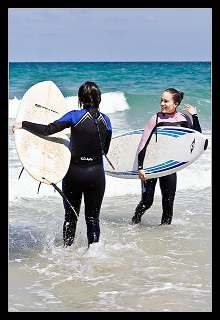
#> input picture Image Caption based on ResNet-101+LSTM/surf.png, 220 x 320 px, given in place of boat.mp4, which was not available
$ jupyter execute --allow-errors 'Object Detection based on TDL, MOSSE and KCF.ipynb'   (text cells are left out)
#> lines starting #> are read from the running program, lines starting #| are printed output that depends on the picture; after the words box and inside, x2 and y2 are one past the last pixel; in counts of white or black regions, pixels touching at a corner belong together; pictures that were not available may be replaced by others from this repository, and a replacement may not be noted
#> (a cell that did not finish here is left out)

#> (a cell that did not finish here is left out)

[cell 3]
import cv2
import numpy as np

[cell 4]
cap = cv2.VideoCapture('boat.mp4')
NUM = cap.get(cv2.CAP_PROP_FRAME_COUNT)
print("视频帧数： ",NUM)

[cell 5]
# 设置 Shi Tomasi角点检测的参数
st_params = dict(maxCorners=30, # 最大角点数
                qualityLevel=0.2, # 角点最低质量
                minDistance=2, # 角点间最小欧氏距离
                blockSize=7)

#  设置 lucas kanade 光流场的参数
lk_params = dict(winSize=(15,15), # 搜索窗口大小
                maxLevel=2,       # 图像金字塔的层数
                criteria=(cv2.TERM_CRITERIA_EPS | cv2.TERM_CRITERIA_COUNT, 10, 1))

[cell 6]
# 定义角点的颜色
color = (0,255,0)  # RGB

[cell 7]
# 获取第一帧图像数据
ret, first_frame = cap.read()
#> first_frame is the input picture: shape (320, 220, 3); mean B, G, R 155, 148.1, 138.8

# 转换为灰度图
if ret == True:
    prev_gray = cv2.cvtColor(first_frame, cv2.COLOR_BGR2GRAY)
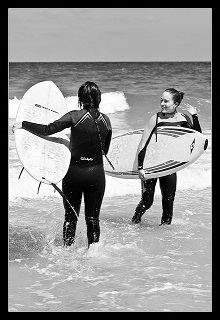
#> prev_gray: shape (320, 220); min 0, max 255, mean 146.1

# 寻找图像中的角点
prev = cv2.goodFeaturesToTrack(prev_gray,mask = None,**st_params)
#> prev = 30 rows, first 8: [159, 119], [68, 130], [24, 123], [140, 167], [10, 309], [195, 116], [158, 123], [160, 178]

[cell 8]
# 调整视频大小
cv2.namedWindow("Optical Flow",0)
cv2.resizeWindow("Optical Flow", 500, 500)

# 绘制和视频同样大小的掩膜
mask = np.zeros_like(first_frame)

# 保存输出视频
fourcc = cv2.VideoWriter_fourcc(*'XVID')
fps = cap.get(cv2.CAP_PROP_FPS)
size = (int(cap.get(cv2.CAP_PROP_FRAME_WIDTH)), int(cap.get(cv2.CAP_PROP_FRAME_HEIGHT)))
out = cv2.VideoWriter('稀疏点光流.mp4', fourcc, fps, size)

# frame_num控制while循环结束条件，视频播放完毕则关闭窗口
frame_num = 0
while(cap.isOpened):
    frame_num += 1
    if frame_num == NUM - 1:
        print("stop")  # 视频帧数读取完毕，关闭窗口
        break

    # 读取视频每帧图像
    ret, frame = cap.read()
    if ret == True:
        # 将图像转换为灰度图
        gray = cv2.cvtColor(frame,cv2.COLOR_BGR2GRAY)
    else:
        break

    # 通过Lucas Kanade算法，进行光流跟踪，计算能够获取到的角点的新位置
    next, status, error = cv2.calcOpticalFlowPyrLK(prev_gray, gray, prev, None, **lk_params)
#> next has the same summary as prev; status = 30 values from 1 to 1; error = 30 values from 0 to 0

    # 选取好的角点，并筛选出旧的角点对应的新的角点
    # status=1表示找到特征点
    good_old = prev[status==1]
#> good_old = 30 pairs, first value 10 to 209, second value 10 to 309
    good_new = next[status==1]
#> good_new has the same summary as good_old

    # 绘制角点的轨迹
    for i, (new, old) in enumerate(zip(good_new, good_old)):
        a,b = new.ravel() # 返回新角点的坐标
        c,d = old.ravel() # 返回旧角点的坐标
        # 绘制线段连接新旧角点，展示角点的运动轨迹
        mask = cv2.line(mask, (a,b), (c,d), color, 2)

        # 新旧角点用圆点表示，展示角点位置的变化
        frame = cv2.circle(frame, (a,b), 3, color, -1)
#> this loop made 30 passes
#> (a, b, c, d) on passes 1 to 12: (159, 119, 159, 119), (68, 130, 68, 130), (24, 123, 24, 123), (140, 167, 140, 167), (10, 309, 10, 309), (195, 116, 195, 116), (158, 123, 158, 123), (160, 178, 160, 178), (209, 309, 209, 309), (158, 179, 158, 179), (10, 10, 10, 10), (209, 10, 209, 10)
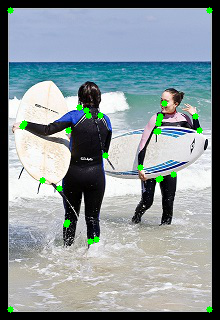
#> frame: shape (320, 220, 3); mean B, G, R 153.6, 149.6, 137.5
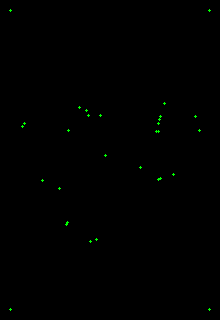
#> mask: shape (320, 220, 3); mean of channels 0, 1, 2 0, 0.5, 0; drawn as B, G, R

    # 将光流估计结果添加到原始图像上
    output = cv2.add(frame, mask)

    # 将旧图像（角点）更新为当前帧图像（角点），在下一次循环中，与下一帧图像相联系
    prev_gray = gray.copy()
    prev = good_new.reshape(-1,1,2)

    # 打开窗口展示光流跟踪结果
    cv2.imshow("Optical Flow", output)
    if cv2.waitKey(30) & 0xFF == ord("q"): # waitKey函数可以定义处理图像的速度
#> (key q is pressed here)
        break

    out.write(output)

# 关闭窗口
cap.release()
out.release()
cv2.destroyAllWindows()

[cell 9]
# 读取视频数据
cap = cv2.VideoCapture(r'boat.mp4')
NUM = cap.get(cv2.CAP_PROP_FRAME_COUNT)

# 读取第一帧图像
ret , first_frame = cap.read()

# 转换为灰度图
if ret == True:
    prev_gray = cv2.cvtColor(first_frame, cv2.COLOR_BGR2GRAY)

# 定义掩膜，方便后续绘制运动轨迹
mask = np.zeros_like(first_frame)
mask[..., 1]= 255

[cell 10]
# 设定两个窗口的尺寸，分别展示原始视频，及其对应的稠密光流估计视频
cv2.namedWindow("Dense Optical Flow",0)
cv2.resizeWindow("Dense Optical Flow", 500, 500)
cv2.namedWindow("input",0)
cv2.resizeWindow("input", 500, 500)

# 保存输出视频
fourcc = cv2.VideoWriter_fourcc(*'XVID')
fps = cap.get(cv2.CAP_PROP_FPS)
size = (int(cap.get(cv2.CAP_PROP_FRAME_WIDTH)), int(cap.get(cv2.CAP_PROP_FRAME_HEIGHT)))
out = cv2.VideoWriter('稠密光流.mp4', fourcc, fps, size)

frame_num = 0 # frame_num控制while循环，视频结束时关闭窗口
while ( cap.isOpened()):
    frame_num += 1
    if frame_num == NUM - 1:
        print("stop!")  # 停止
        break

    # 读取图像
    ret, frame = cap.read()
    if ret == True:
        cv2.imshow('input', frame) # 打开窗口，展示原视频

    gray = cv2.cvtColor(frame,cv2.COLOR_BGR2GRAY) # 转换为灰度图像

    # 通过Farneback算法计算稠密光流估计，prev_gray为前一帧图像，gray为当前帧图像
    flow= cv2.calcOpticalFlowFarneback(prev_gray, gray, None, 0.5,3,15,3,5,1.2,0)

    # 计算梯度值和方向
    magn, angle = cv2.cartToPolar(flow[...,0], flow[...,1])
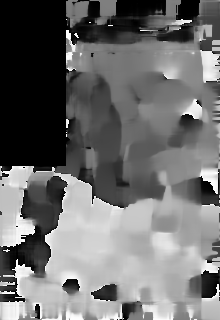
#> angle: shape (320, 220) float32; min 0, max 6.28, mean 2.71; drawn with min black and max white

    # 根据光流方向设置图像颜色
    mask[...,0] = angle*180/np.pi/2
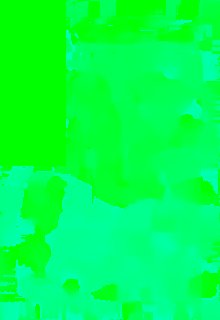
#> mask: shape (320, 220, 3); mean of channels 0, 1, 2 77.2, 255, 0; drawn as B, G, R

    # 将梯度值标准化
    mask[...,2] = cv2.normalize(magn, None, 0, 255, cv2.NORM_MINMAX)
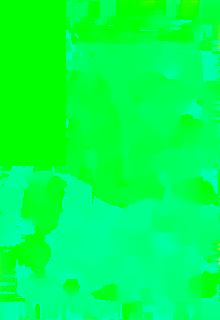
#> mask: shape (320, 220, 3); 3.47% of pixels changed, all inside (x1, y1, x2, y2) = (0, 0, 220, 320); drawn as B, G, R

    # 将HSV空间转换为RGB空间的图像
    rgb = cv2.cvtColor(mask, cv2.COLOR_HSV2RGB)

    # 打开窗口，展示稠密光流估计结果
    cv2.imshow("Dense Optical Flow", rgb)

    # 将当前图像记为旧图像，为下一帧的计算做准备
    prev_gray = gray

    out.write(rgb)

    # cv2.waitKey能够控制图处理速度
    if cv2.waitKey(30) & 0xFF == ord('q'):
#> (key q is pressed here)
        break

# 关闭窗口
cap.release()
out.release()
cv2.destroyAllWindows()
